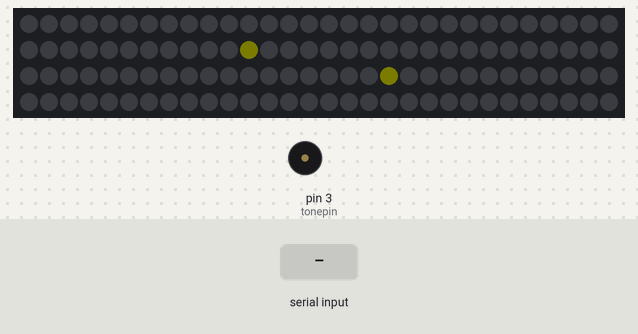
Simulated run of this sketch. Board: Arduino Uno, built with avr-gcc and run on an emulated ATmega328P. On the bench: 120 RGB LEDs in strip order, left to right, continuing on the next row, buzzer (waves = sounding). Inputs (shaded band) come from the test bench. Dim RGB values are drawn brighter than linear; what the sketch prints to the serial monitor is not drawn.

Above: at 1.7 s.
1.8 s: "u" received over the second serial link
At 2.21 s:
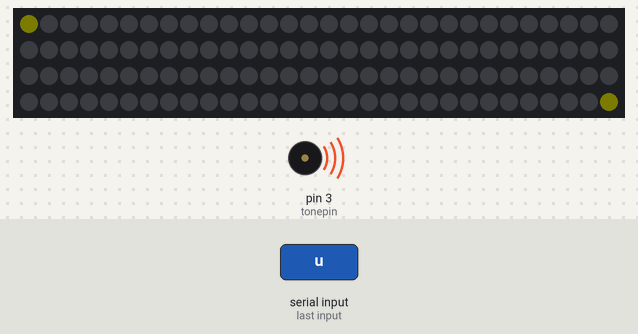
4.4 s: "d" received over the second serial link
7.0 s: "S" received over the second serial link
9.9 s: "f" received over the second serial link
12.4 s: "s" received over the second serial link
Timing chart, 0 to 15.4 s (numbered marks = the images above; inputs shaded):
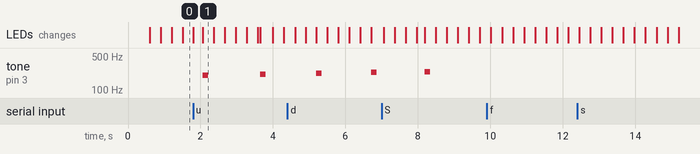

The sketch:

catenaryBT2.ino
```cpp
/* Simulate two balls in SHM
   WS2812 LED strip with HC-05 Bluetooth adaptor
   Hang the LED strip like a catenary
   Audio output from digital pin, connect to extnl amp
   Bluetooth control viz:
   u - up the brightness
   d - dim the brightness
   S - toggle sound output
   f - faster
   s - slower

Geo - 05.11.2018
*/

#include <SoftwareSerial.h>
SoftwareSerial BTSerial(10, 11); // RXin, TXout

#include <FastLED.h>
#include <Math.h>
#define NUM_LEDS 120
#define DATA_PIN 5      // to LED strip control wire
#define tonepin 3       // connect via resistor chain to grnd
#define COLOR_ORDER GRB
#define mindel 3        // min value of DELAY
#define LED 13          // Pin 13 is connected to the Arduino LED
char rxChar = 0;        // rxChar holds the received command.
int j = 200;
int k = 200;
int m = 0;
int BRIGHTNESS = 4;
int DELAY = 10;         // extra delay at end of LED run

bool toggle = false;
bool stoploop = false;
bool debug = false;
bool sound = true;
CRGB leds[NUM_LEDS];

void setup() {
  Serial.begin(9600);   // Open serial port
  FastLED.addLeds<WS2812, DATA_PIN, COLOR_ORDER>(leds, NUM_LEDS);
  FastLED.setBrightness(BRIGHTNESS);
  for (int i = 0; i < NUM_LEDS; i++) {
    leds[i].setRGB(0, 0, 0);
    FastLED.show();
    BTSerial.begin(9600);
    BTSerial.flush();
  }
}

void loop() {
  static int loopcnt = 0;
  while (!stoploop) {
    if (BTSerial.available() > 0 ) {        // Check receive buffer.
      rxChar = BTSerial.read();            // Save character received.
      BTSerial.flush();                    // Clear rx buffer
      Serial.println(rxChar);

      switch (rxChar) {
        case 'u':
          {
            if (BRIGHTNESS < 30) {
              BRIGHTNESS += 5;
              FastLED.setBrightness(  BRIGHTNESS );
              Serial.print("Brightness = ");
              Serial.println(BRIGHTNESS);
            }
          }
          break;
        case 'd':
          {
            if (BRIGHTNESS > 5) {
              BRIGHTNESS -= 5;
              FastLED.setBrightness(  BRIGHTNESS );
              Serial.print("Brightness = ");
              Serial.println(BRIGHTNESS);
            }
          }
          break;
        case 'S': {
            sound = !sound;
          }
          break;
        case 'f':
          {
            if (DELAY > 3) {
              DELAY -= 2;
              Serial.print("delay = ");
              Serial.println(DELAY);
            }
          }
          break;
        case 's':
          {
            if (DELAY < 20) {
              DELAY += 2;
              Serial.print("delay = ");
              Serial.println(DELAY);
            }
          }
          break;
      }
    }
    for (int i = loopcnt; i < NUM_LEDS / 2; i++) {  //in to centre
      leds[i].setRGB(j, k, m);                      //eg 0->59
      leds[NUM_LEDS - i - 1].setRGB(k, j, m);       //eg 119->59
      FastLED.show();
      leds[i] = CRGB::Black;
      leds[NUM_LEDS - i - 1] = CRGB::Black;

      int n = 100 * (2 * i) / NUM_LEDS;
      float value = DELAY * (1 - sin(n * PI / 200) );
      delay (mindel + int(value));

      if (debug) {
        Serial.print (" * ");
        Serial.print (loopcnt);
        Serial.print (" \t ");
        Serial.print(i);
        Serial.print (" \t ");
        Serial.println(NUM_LEDS - i - 1);
        //  Serial.print (" \t ");
        // Serial.println(value, 4);
      }
      if (sound) {
        blip(1);
      }
    }

    for (int i = (NUM_LEDS / 2); i > loopcnt; i--) {
      leds[i - 1].setRGB(k, j, m);          //eg 59->0
      leds[NUM_LEDS - i].setRGB(j, k, m); //eg. 59->119
      FastLED.show();
      leds[i - 1] = CRGB::Black;
      leds[NUM_LEDS - i] = CRGB::Black;

      int n = 100 * (2 * i) / NUM_LEDS;
      float value = DELAY * (1 - sin(n * PI / 200) );
      delay (mindel + int(value));

      if (debug) {
        Serial.print (" ** ");
        Serial.print (loopcnt);
        Serial.print (" \t ");
        Serial.print(i - 1);
        Serial.print (" \t ");
        Serial.println(NUM_LEDS - i);
      }
      if (sound) {
        blip(1);
      }
    }

    if (sound) {
      tone(tonepin, 200 + (loopcnt * 10), 150);
      delay(150);
    }

    toggle = !toggle;
    if (toggle == true) {
      j = 255;
      k = 0;
    }
    else {
      j = 0;
      k = 255;
    }
    loopcnt++;
    if (loopcnt == NUM_LEDS / 2) {
      loopcnt = 0;
      FastLED.show();
      if (sound) {
        for (int i = 0; i < 20; i++) {
          tone(tonepin, i * 70, 50);
          delay (50);
        }
        for (int i = 20; i > 0; i--) {
          tone(tonepin, i * 70, 50);
          delay (50);
        }
      }
      delay(2000);
    }

    if (debug && (loopcnt == 6)) {
      stoploop = true;
    }
  }
}

void blip(int t) {
  digitalWrite(tonepin, HIGH);
  delay(t);
  digitalWrite(tonepin, LOW);
}
```
